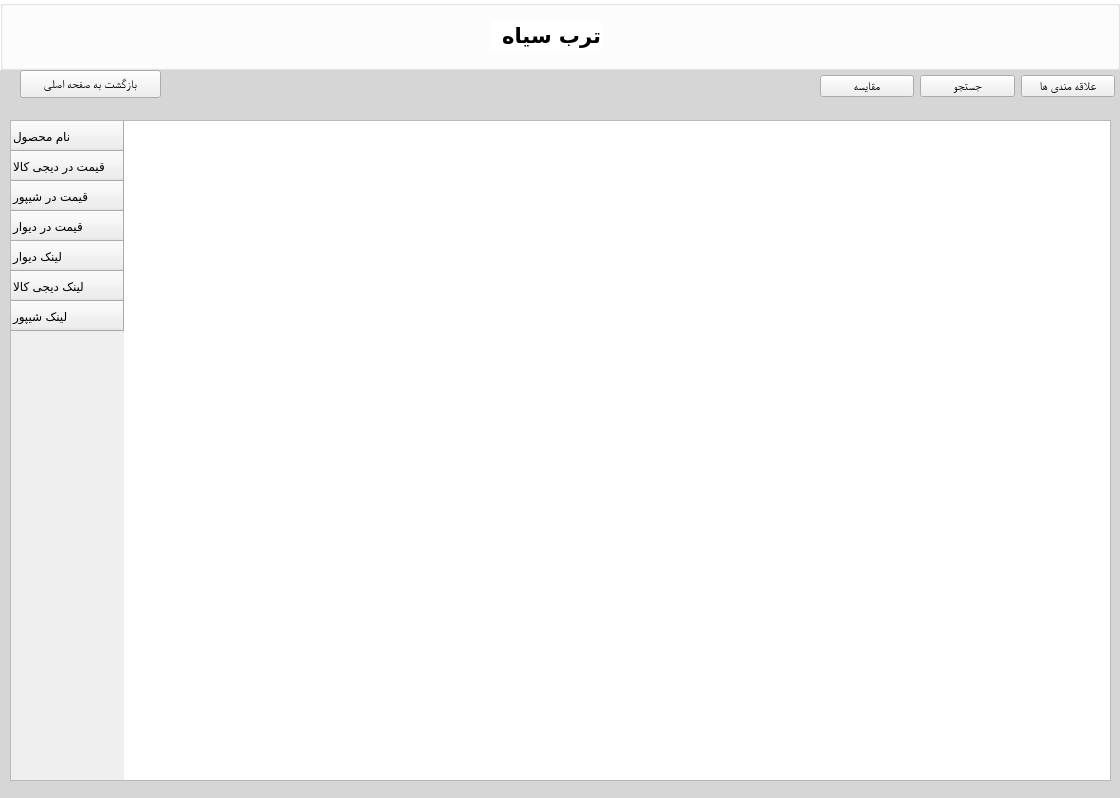
<?xml version="1.0" encoding="UTF-8"?>
<ui version="4.0">
 <class>Form</class>
 <widget class="QWidget" name="Form">
  <property name="geometry">
   <rect>
    <x>0</x>
    <y>0</y>
    <width>1120</width>
    <height>798</height>
   </rect>
  </property>
  <property name="windowTitle">
   <string>Form</string>
  </property>
  <widget class="QGroupBox" name="groupBox">
   <property name="geometry">
    <rect>
     <x>0</x>
     <y>0</y>
     <width>1120</width>
     <height>70</height>
    </rect>
   </property>
   <property name="styleSheet">
    <string notr="true">background-color: rgb(255, 255, 255)</string>
   </property>
   <property name="title">
    <string/>
   </property>
   <property name="flat">
    <bool>true</bool>
   </property>
   <widget class="QLabel" name="label_2">
    <property name="geometry">
     <rect>
      <x>490</x>
      <y>20</y>
      <width>111</width>
      <height>31</height>
     </rect>
    </property>
    <property name="font">
     <font>
      <family>Vazir</family>
      <pointsize>16</pointsize>
      <weight>75</weight>
      <bold>true</bold>
     </font>
    </property>
    <property name="text">
     <string>ترب سیاه</string>
    </property>
   </widget>
  </widget>
  <widget class="QPushButton" name="pushButton">
   <property name="geometry">
    <rect>
     <x>20</x>
     <y>70</y>
     <width>141</width>
     <height>28</height>
    </rect>
   </property>
   <property name="font">
    <font>
     <family>Georgia</family>
    </font>
   </property>
   <property name="text">
    <string>بازگشت به صفحه اصلی</string>
   </property>
  </widget>
  <widget class="QWidget" name="layoutWidget_2">
   <property name="geometry">
    <rect>
     <x>820</x>
     <y>70</y>
     <width>295</width>
     <height>32</height>
    </rect>
   </property>
   <layout class="QHBoxLayout" name="horizontalLayout_2">
    <item>
     <widget class="QPushButton" name="pushButton_9">
      <property name="font">
       <font>
        <family>Georgia</family>
       </font>
      </property>
      <property name="text">
       <string>مقایسه</string>
      </property>
     </widget>
    </item>
    <item>
     <widget class="QPushButton" name="pushButton_8">
      <property name="font">
       <font>
        <family>Georgia</family>
       </font>
      </property>
      <property name="text">
       <string>جستجو</string>
      </property>
     </widget>
    </item>
    <item>
     <widget class="QPushButton" name="pushButton_7">
      <property name="enabled">
       <bool>true</bool>
      </property>
      <property name="font">
       <font>
        <family>Georgia</family>
       </font>
      </property>
      <property name="text">
       <string>علاقه مندی ها</string>
      </property>
     </widget>
    </item>
   </layout>
  </widget>
  <widget class="QTableWidget" name="tableWidget">
   <property name="geometry">
    <rect>
     <x>10</x>
     <y>120</y>
     <width>1101</width>
     <height>661</height>
    </rect>
   </property>
   <row>
    <property name="text">
     <string>نام محصول</string>
    </property>
   </row>
   <row>
    <property name="text">
     <string>قیمت در دیجی کالا</string>
    </property>
   </row>
   <row>
    <property name="text">
     <string>قیمت در شیپور</string>
    </property>
   </row>
   <row>
    <property name="text">
     <string>قیمت در دیوار</string>
    </property>
   </row>
   <row>
    <property name="text">
     <string>لینک دیوار</string>
    </property>
   </row>
   <row>
    <property name="text">
     <string>لینک دیجی کالا</string>
    </property>
   </row>
   <row>
    <property name="text">
     <string>لینک شیپور</string>
    </property>
   </row>
  </widget>
  <widget class="QWidget" name="widget" native="true">
   <property name="geometry">
    <rect>
     <x>0</x>
     <y>68</y>
     <width>1120</width>
     <height>741</height>
    </rect>
   </property>
   <property name="styleSheet">
    <string notr="true">background-color:rgb(214, 214, 214)</string>
   </property>
  </widget>
  <zorder>widget</zorder>
  <zorder>groupBox</zorder>
  <zorder>pushButton</zorder>
  <zorder>layoutWidget_2</zorder>
  <zorder>tableWidget</zorder>
 </widget>
 <resources/>
 <connections/>
</ui>
